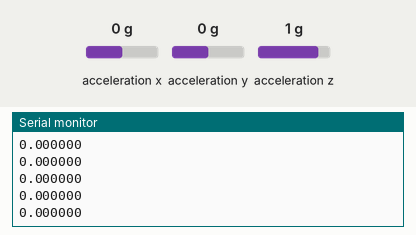
This sketch was run on a simulated Arduino Uno, built with avr-gcc and run on an emulated ATmega328P. Shown: the last lines printed to the serial monitor. Inputs (shaded band) come from the test bench; at power-on: acceleration z 1 g, acceleration x 0 g, acceleration y 0 g.

Above: at 1.2 s.
1.3 s: acceleration z set to 0 g
At 2.2 s:
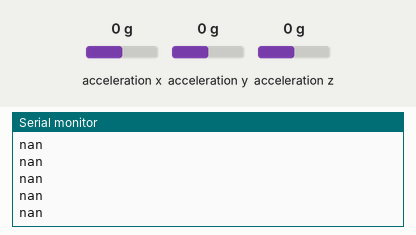
3.2 s: acceleration x set to -1.4 g
At 4.0 s:
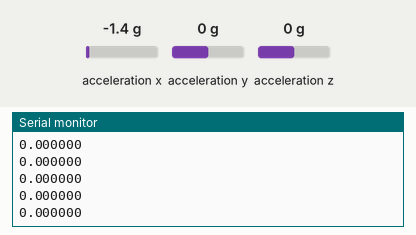
4.7 s: acceleration y set to -1.4 g
At 5.7 s:
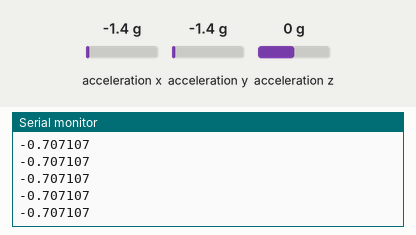
Timing chart, 0 to 7.7 s (numbered marks = the images above; inputs shaded):
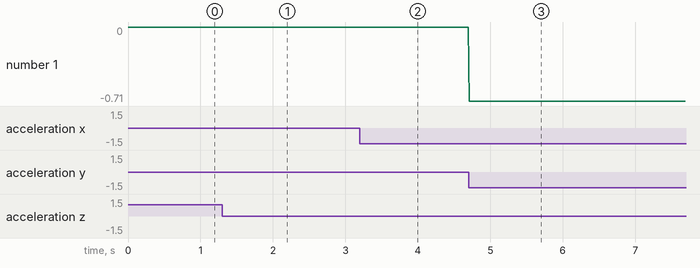

Measured:
- after the input at 1.3 s, the serial monitor: prints a new line at once (image 1)
- after the input at 4.7 s, the serial monitor: prints a new line at once (image 3)
- plotted number 1: 0 → -0.7 after the input at 4.7 s

The sketch:

threepio-dec.ino
```cpp
/**************************************************************************/
/*!
    @file     Threepio declinometer
    @author   Finn James (github.com/finnsjames)
    @license  GPLv3 (see LICENSE.txt)
*/
/**************************************************************************/

#include <Wire.h>
#include <Adafruit_MMA8451.h>
#include <Adafruit_Sensor.h>

Adafruit_MMA8451 mma = Adafruit_MMA8451();

void setup(void) {
  Serial.begin(9600);

  mma.begin();
  if (! mma.begin()) {
//    Serial.println("COULD NOT START");
    while (1);
  }

  mma.setRange(MMA8451_RANGE_2_G);

//  Serial.println("x, y, z");
}

void loop() {
  // Get a new sensor event
  sensors_event_t event;
  mma.getEvent(&event);

  // Output results
//  Serial.print(event.acceleration.x); Serial.print(", ");
//  Serial.print(event.acceleration.y); Serial.print(", ");
//  Serial.print(event.acceleration.z); Serial.println();
  Serial.print(
    event.acceleration.y/sqrt(
      pow(event.acceleration.x,2.0) +
      pow(event.acceleration.y,2.0) +
      pow(event.acceleration.z,2.0)
    ), 6
  );
  Serial.println();

  delay(10); // 100Hz

}
```
